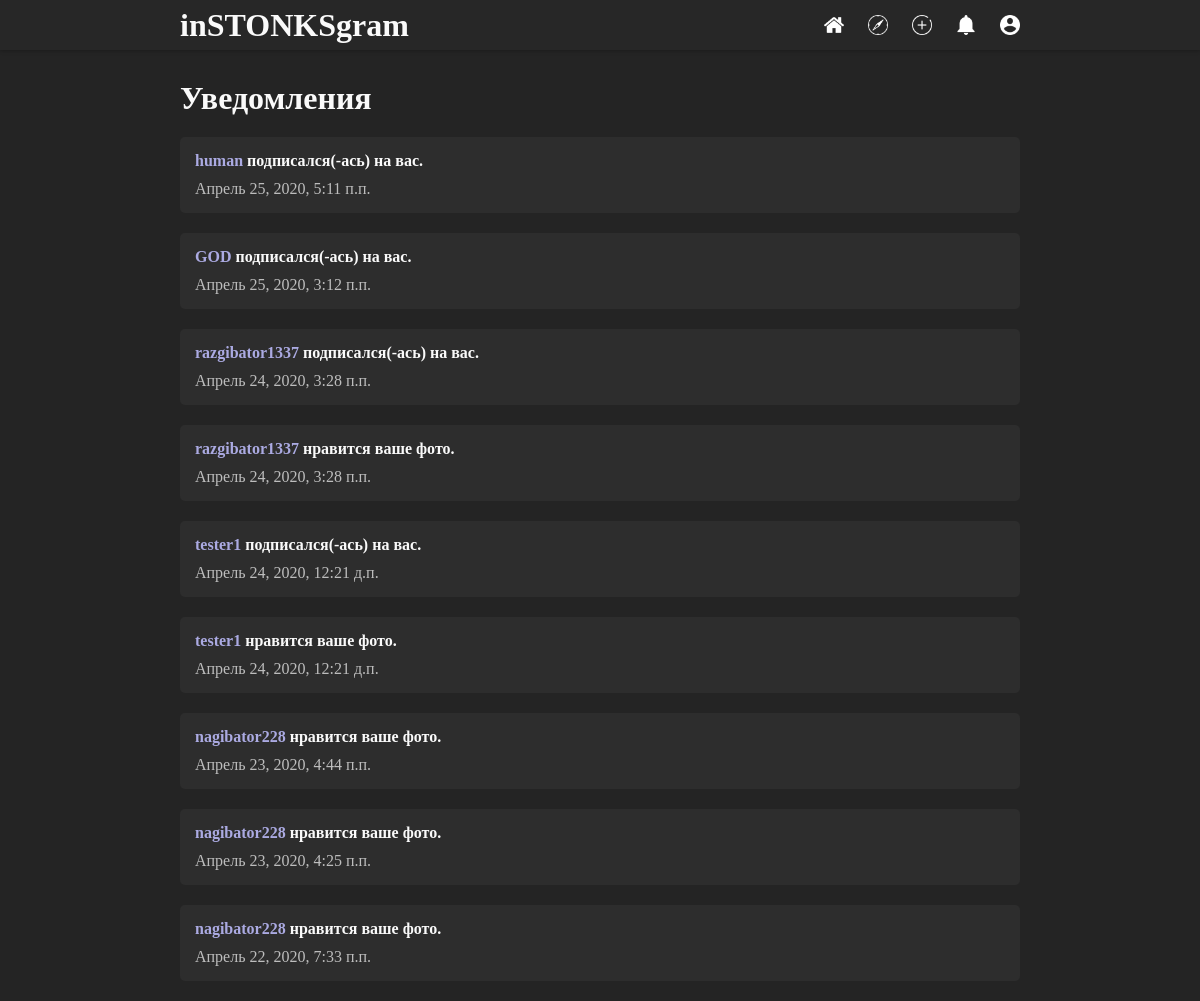
The app's page /notifications/ (signed in) with its own data.
### accounts/models.py (models this page shows, shortened)
class Notification(models.Model):
    username = models.ForeignKey(User, on_delete=models.CASCADE)
    notification_from = models.CharField('Другой пользователь', max_length=300, blank=True)
    notification_text = models.CharField('Текст уведомления', max_length=300, blank=True)
    pub_id = models.IntegerField('Идентефикатор публикации', null=True, blank=True)
    not_date = models.DateTimeField('Дата уведомления', auto_now_add=True)

### accounts/views.py (the view)
# urls.py: path('notifications/', views.notificationsView, name='notifications'),
@login_required
def notificationsView(request):
    nots = Notification.objects.filter(username=request.user).order_by('-not_date')[:30]
    return render(request, 'notifications.html', context={'nots': nots})

### accounts/templates/notifications.html
{% extends 'index.html' %}
{% block content %}
    <h1 class="section-name-h1">Уведомления</h1>
    <div class="notifications-block">
    {% if nots %}
        {% for n in nots %}
        <div class="notification">
            <h4><a href="{% url 'profile' n.notification_from %}">{{n.notification_from}}</a> {{n.notification_text}}</h4>
            <p>{{n.not_date}}</p>
        </div>
        {% endfor %}
    {% else %}
    <div class="notification">
        <h3>У вас нет новых уведомлений</h3>
    </div>
    {% endif %}
    </div>
{% endblock %}

### static/css/style.css (style rules this page uses)
* { margin: 0; padding: 0; }
body { font-family: Tengri; margin: 0; padding: 0; background: #242424; color: #fafafa; }
a { text-decoration: none; color: #fafafa; }
.notifications-block { margin-top: 20px; }
.notification { background: #2d2d2d; padding: 15px; margin-bottom: 20px; border-radius: 5px; }
.notification a { color: #abaae2; }
.notification p { padding-top: 10px; color: #bdbdbd; }

### records on screen
Notification: notification_from "human", notification_text "подписался(-ась) на вас.", not_date "Апрель 25, 2020, 5:11 п.п."
Notification: notification_from "GOD", notification_text "подписался(-ась) на вас.", not_date "Апрель 25, 2020, 3:12 п.п."
Notification: notification_from "razgibator1337", notification_text "подписался(-ась) на вас.", not_date "Апрель 24, 2020, 3:28 п.п."
Notification: notification_from "razgibator1337", notification_text "нравится ваше фото.", not_date "Апрель 24, 2020, 3:28 п.п."
Notification: notification_from "tester1", notification_text "подписался(-ась) на вас.", not_date "Апрель 24, 2020, 12:21 д.п."
Notification: notification_from "tester1", notification_text "нравится ваше фото.", not_date "Апрель 24, 2020, 12:21 д.п."
Notification: notification_from "nagibator228", notification_text "нравится ваше фото.", not_date "Апрель 23, 2020, 4:44 п.п."
Notification: notification_from "nagibator228", notification_text "нравится ваше фото.", not_date "Апрель 23, 2020, 4:25 п.п."
Notification: notification_from "nagibator228", notification_text "нравится ваше фото.", not_date "Апрель 22, 2020, 7:33 п.п."
